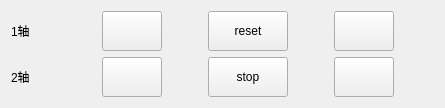
                <widget class="QWidget" name="tab_5">
                 <attribute name="title">
                  <string>手动</string>
                 </attribute>
                 <layout class="QGridLayout" name="gridLayout_3">
                  <item row="1" column="0" alignment="Qt::AlignLeft">
                   <widget class="QLabel" name="label_26">
                    <property name="minimumSize">
                     <size>
                      <width>45</width>
                      <height>30</height>
                     </size>
                    </property>
                    <property name="maximumSize">
                     <size>
                      <width>45</width>
                      <height>30</height>
                     </size>
                    </property>
                    <property name="text">
                     <string>2轴</string>
                    </property>
                   </widget>
                  </item>
                  <item row="1" column="2">
                   <widget class="QPushButton" name="btn_Manu_Left2">
                    <property name="minimumSize">
                     <size>
                      <width>60</width>
                      <height>40</height>
                     </size>
                    </property>
                    <property name="maximumSize">
                     <size>
                      <width>60</width>
                      <height>40</height>
                     </size>
                    </property>
                    <property name="styleSheet">
                     <string notr="true">border-image: url(:/箭头/images/left.jpg);</string>
                    </property>
                    <property name="text">
                     <string/>
                    </property>
                   </widget>
                  </item>
                  <item row="0" column="7">
                   <spacer name="horizontalSpacer_2">
                    <property name="orientation">
                     <enum>Qt::Horizontal</enum>
                    </property>
                    <property name="sizeHint" stdset="0">
                     <size>
                      <width>40</width>
                      <height>20</height>
                     </size>
                    </property>
                   </spacer>
                  </item>
                  <item row="0" column="0">
                   <widget class="QLabel" name="label_25">
                    <property name="minimumSize">
                     <size>
                      <width>45</width>
                      <height>30</height>
                     </size>
                    </property>
                    <property name="maximumSize">
                     <size>
                      <width>45</width>
                      <height>30</height>
                     </size>
                    </property>
                    <property name="text">
                     <string>1轴</string>
                    </property>
                   </widget>
                  </item>
                  <item row="1" column="6">
                   <widget class="QPushButton" name="btn_Manu_Right2">
                    <property name="minimumSize">
                     <size>
                      <width>60</width>
                      <height>40</height>
                     </size>
                    </property>
                    <property name="maximumSize">
                     <size>
                      <width>60</width>
                      <height>40</height>
                     </size>
                    </property>
                    <property name="styleSheet">
                     <string notr="true">
border-image: url(:/箭头/images/right.jpg);</string>
                    </property>
                    <property name="text">
                     <string/>
                    </property>
                   </widget>
                  </item>
                  <item row="1" column="4">
                   <widget class="QPushButton" name="btn_Manu_StopPLC">
                    <property name="minimumSize">
                     <size>
                      <width>0</width>
                      <height>40</height>
                     </size>
                    </property>
                    <property name="text">
                     <string>stop</string>
                    </property>
                   </widget>
                  </item>
                  <item row="0" column="3">
                   <spacer name="horizontalSpacer_4">
                    <property name="orientation">
                     <enum>Qt::Horizontal</enum>
                    </property>
                    <property name="sizeHint" stdset="0">
                     <size>
                      <width>40</width>
                      <height>20</height>
                     </size>
                    </property>
                   </spacer>
                  </item>
                  <item row="0" column="4">
                   <widget class="QPushButton" name="btn_Manu_ResetPLC">
                    <property name="minimumSize">
                     <size>
                      <width>0</width>
                      <height>40</height>
                     </size>
                    </property>
                    <property name="text">
                     <string>reset</string>
                    </property>
                   </widget>
                  </item>
                  <item row="0" column="2">
                   <widget class="QPushButton" name="btn_Manu_Left1">
                    <property name="minimumSize">
                     <size>
                      <width>60</width>
                      <height>40</height>
                     </size>
                    </property>
                    <property name="maximumSize">
                     <size>
                      <width>60</width>
                      <height>40</height>
                     </size>
                    </property>
                    <property name="styleSheet">
                     <string notr="true">border-image:  url(:/箭头/images/left.jpg);</string>
                    </property>
                    <property name="text">
                     <string/>
                    </property>
                   </widget>
                  </item>
                  <item row="0" column="6">
                   <widget class="QPushButton" name="btn_Manu_Right1">
                    <property name="minimumSize">
                     <size>
                      <width>60</width>
                      <height>40</height>
                     </size>
                    </property>
                    <property name="maximumSize">
                     <size>
                      <width>60</width>
                      <height>40</height>
                     </size>
                    </property>
                    <property name="styleSheet">
                     <string notr="true">border-image: url(:/箭头/images/right.jpg);</string>
                    </property>
                    <property name="text">
                     <string/>
                    </property>
                   </widget>
                  </item>
                  <item row="0" column="1">
                   <spacer name="horizontalSpacer_3">
                    <property name="orientation">
                     <enum>Qt::Horizontal</enum>
                    </property>
                    <property name="sizeHint" stdset="0">
                     <size>
                      <width>40</width>
                      <height>20</height>
                     </size>
                    </property>
                   </spacer>
                  </item>
                  <item row="0" column="5">
                   <spacer name="horizontalSpacer_5">
                    <property name="orientation">
                     <enum>Qt::Horizontal</enum>
                    </property>
                    <property name="sizeHint" stdset="0">
                     <size>
                      <width>40</width>
                      <height>20</height>
                     </size>
                    </property>
                   </spacer>
                  </item>
                 </layout>
                </widget>
